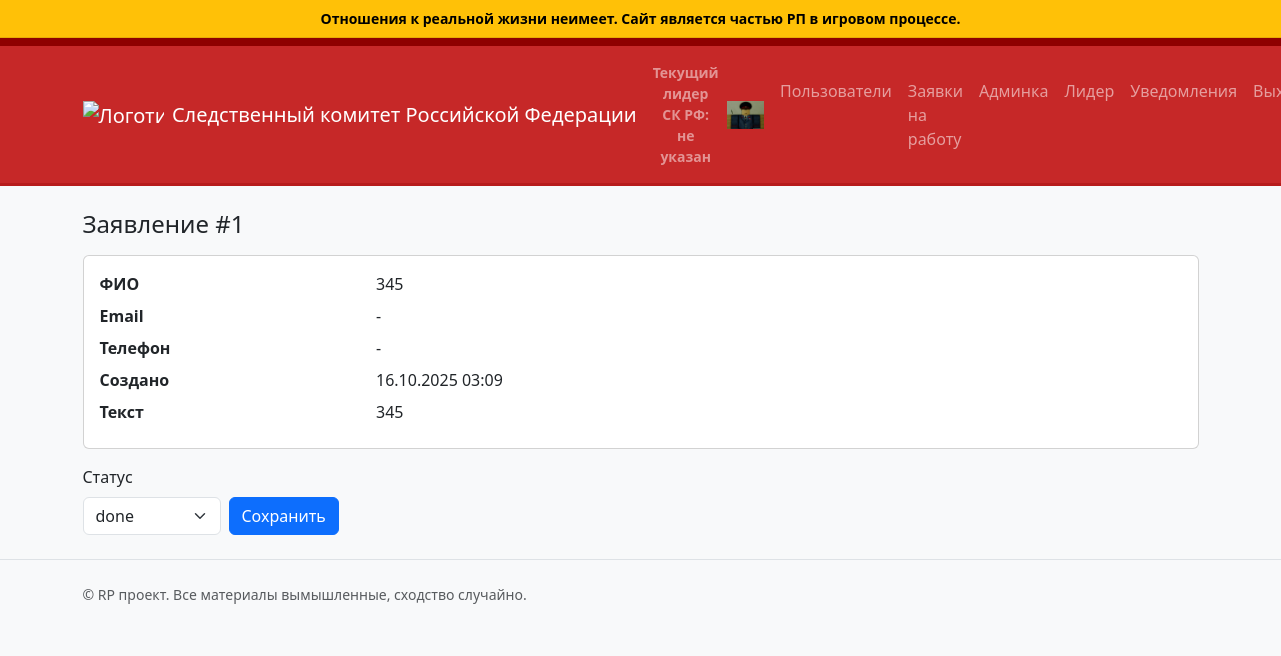
The app's page /admin/feedback/1 (signed in) with its own data.
### app.py (models this page shows)
class Feedback(db.Model):
	id = db.Column(db.Integer, primary_key=True)
	full_name = db.Column(db.String(150), nullable=False)
	email = db.Column(db.String(150), nullable=True)
	phone = db.Column(db.String(50), nullable=True)
	message = db.Column(db.Text, nullable=False)
	status = db.Column(db.String(20), default='new', nullable=False)  # new, in_progress, done
	created_at = db.Column(db.DateTime, default=datetime.utcnow, nullable=False)

### app.py (the view)
	def wrapper(*args, **kwargs):
		if not session.get('admin_logged_in'):
			flash('Требуется вход в админ-панель', 'warning')
			return redirect(url_for('admin_login', next=request.path))
		return view_func(*args, **kwargs)

### app.py (called while the page is built)
def login_required(view_func):
	def wrapper(*args, **kwargs):
		if not session.get('admin_logged_in'):
			flash('Требуется вход в админ-панель', 'warning')
			return redirect(url_for('admin_login', next=request.path))
		return view_func(*args, **kwargs)
	wrapper.__name__ = view_func.__name__
	return wrapper

### templates/admin/feedback_detail.html (shortened to what this page needs)
{% extends 'base.html' %}
{% block content %}
	<h1 class="h4 mb-3">Заявление #{{ item.id }}</h1>
	<div class="card">
		<div class="card-body">
			<dl class="row mb-0">
				<dt class="col-sm-3">ФИО</dt><dd class="col-sm-9">{{ item.full_name }}</dd>
				<dt class="col-sm-3">Email</dt><dd class="col-sm-9">{{ item.email or '-' }}</dd>
				<dt class="col-sm-3">Телефон</dt><dd class="col-sm-9">{{ item.phone or '-' }}</dd>
				<dt class="col-sm-3">Создано</dt><dd class="col-sm-9">{{ item.created_at.strftime('%d.%m.%Y %H:%M') }}</dd>
				<dt class="col-sm-3">Текст</dt><dd class="col-sm-9 prewrap">{{ item.message }}</dd>
			</dl>
		</div>
	</div>
	<form method="post" class="mt-3">
		<div class="row g-2 align-items-end">
			<div class="col-auto">
				<label class="form-label">Статус</label>
				<select class="form-select" name="status">
					<option value="done" {% if item.status=='done' %}selected{% endif %}>done</option>
				</select>
			</div>
			<div class="col-auto">
				<button class="btn btn-primary" type="submit">Сохранить</button>
			</div>
		</div>
	</form>
{% endblock %}

### static/styles.css (style rules this page uses)
.prewrap { white-space: pre-wrap; }
body { background-color: #f8f9fa; }

### records on screen
Feedback: id "1", full_name "345", email "-", phone "-", created_at "16.10.2025 03:09", message "345", status "done"
